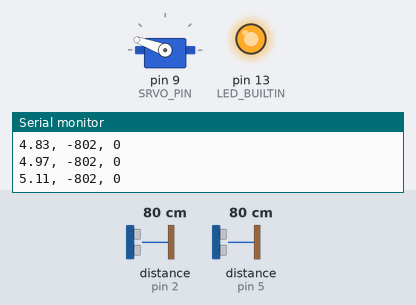
Bench run of a sketch on a simulated Arduino Uno, built with avr-gcc and run on an emulated ATmega328P. Parts: servo, output pins drawn as LEDs (lit = HIGH), the last lines printed to the serial monitor. Wiring (inferred from the names in the program): 2 × ultrasonic range finder: trigger pin 3, echo pin 2 / trigger pin 6, echo pin 5. Inputs (shaded band) come from the test bench; at power-on: distance to the obstacle (sensors on pin 5, pin 2) 80 cm. The echo pulse lasts 58.3 µs per cm; pins used as bus, display or sensor lines are not drawn.

Above: at 5.2 s.
5.3 s: distance to the obstacle (sensor on pin 5) set to 2 cm
At 5.49 s:
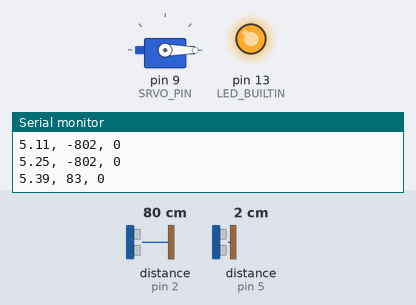
At 5.9 s:
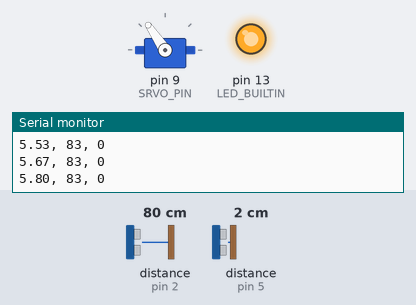
8.3 s: distance to the obstacle (sensor on pin 2) set to 4 cm
At 9.94 s:
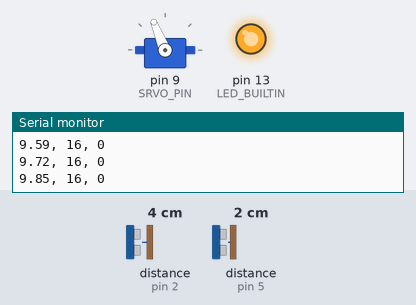
11.3 s: distance to the obstacle (sensor on pin 2) set to 35 cm
14.3 s: distance to the obstacle (sensor on pin 5) set to 35 cm
17.3 s: distance to the obstacle (sensor on pin 2) set to 18 cm
At 17.62 s:
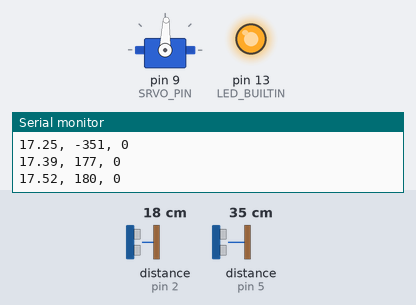
20.3 s: distance to the obstacle (sensor on pin 2) set to 60 cm
Timing chart, 0 to 22.8 s (numbered marks = the images above; inputs shaded):
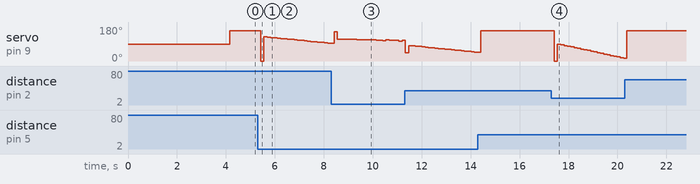

Measured:
- after the input at 5.3 s, servo on pin 9 (SRVO_PIN): 160° → 0° after 0.12 s, → 128° 0.14 s later, → 126° 0.14 s later, → 124° 0.14 s later, … (22 changes in this stretch)
- after the input at 17.3 s, servo on pin 9 (SRVO_PIN): 160° → 0° after 0.11 s, → 88° 0.14 s later, → 86° 0.14 s later, → 82° 0.14 s later, … (22 changes in this stretch)

The sketch:

PID_balance_simple.ino
```cpp
#define SRVO_PIN 9

#define ECHO1_PIN 2
#define TRIG1_PIN 3

#define ECHO2_PIN 5
#define TRIG2_PIN 6

#define ACCURACY_FACTOR 3

#define K_P 0.9           // 0.9
#define K_I 0.4          // 0.4
#define K_D 0.2         // 0.2

#define MIN_ECHO 0
#define MAX_ECHO 1200

#define DELAY_PROXY 10
#define DELAY_SERVO 10

#define ECHO_2_MM 0.172

const long echoLength = MAX_ECHO - MIN_ECHO ;


float proportional=0, integral=0, derivative=0;
float dt, last_time=0, now;
float previous=0, output = 0;

#include <Servo.h>
Servo myservo;
int angle=90;

long duration1=0, duration2=0, duration=0;
long distance1=0, distance2=0, distance=0;
float delta=0;

long error=0 ;


void setup() {

  Serial.begin(9600);

  pinMode(LED_BUILTIN, OUTPUT);

  digitalWrite(LED_BUILTIN, LOW);

  delay(DELAY_SERVO);
  myservo.attach(SRVO_PIN);
  myservo.write(90);
  delay(DELAY_SERVO);


  delay(1000);

  pinMode(ECHO1_PIN, INPUT);
  pinMode(TRIG1_PIN, OUTPUT);

  pinMode(ECHO2_PIN, INPUT);
  pinMode(TRIG2_PIN, OUTPUT);


  delay(3000);
  digitalWrite(LED_BUILTIN, HIGH);

}

void loop() {
  delay(100);
  float time = micros()/ 1e6 ;

  proxyUltraSonic();

  error = (duration1 - duration2);
  delta = PID( error );

  angle = map(delta, (-echoLength), (echoLength), 10, 170);

  myservo.write( int(170-angle) );
  delay(DELAY_SERVO);

  // // Serial.print("Time:");
  Serial.print( time );
  Serial.print(", ");

  // // Serial.print("Delta_mm:");
  Serial.print( distance1 - distance2 );
  Serial.print(", ");

  // // // Serial.print("PID_Output_deg:");
  // // Serial.print(angle);
  // // Serial.print(", ");

  // // // Serial.print("Diffrence:");
  // // Serial.print(abs( (distance1 - distance2)- delta*ECHO_2_MM ));
  // // Serial.print(", ");

  // // // Serial.print("Distance_1_mm:");
  // // Serial.print(distance1);
  // // Serial.print(", ");

  // // // Serial.print("Distance_2_mm:");
  // // Serial.print(distance2);
  // // Serial.print(", ");

  // // Serial.print("Center_mm:");
  Serial.println(0);


}

void proxyUltraSonic() {


  digitalWrite(TRIG1_PIN, LOW);
  delayMicroseconds(2);

  digitalWrite(TRIG1_PIN, HIGH);
  delayMicroseconds(10);

  digitalWrite(TRIG1_PIN, LOW);

  duration1 = pulseIn(ECHO1_PIN, HIGH);
  // duration1 = duration1 * 0.0344 / 2;
  delay(DELAY_PROXY);


  digitalWrite(TRIG2_PIN, LOW);
  delayMicroseconds(2);

  digitalWrite(TRIG2_PIN, HIGH);
  delayMicroseconds(10);

  digitalWrite(TRIG2_PIN, LOW);

  duration2 = pulseIn(ECHO2_PIN, HIGH);
  // duration2 = duration2 * 0.0344 / 2;
  delay(DELAY_PROXY);


  if ( duration1 > 1500 ) {
    if ( duration2 > echoLength/2 ) {
      duration1 = 0;
    } else {
      duration1 = echoLength/2;
    }

  } else if ( duration2 > 1500 ) {
    if ( duration1 > echoLength/2 ) {
      duration2 = 0;
    } else {
      duration2 = echoLength/2;
    }
  }

  distance1 = duration1 * ECHO_2_MM ;
  distance2 = duration2 * ECHO_2_MM ;


}

float PID(float error) {
  now = millis();
  dt = (now - last_time)/1000.00;
  last_time = now;

  proportional = error;
  integral += error * dt;
  derivative = (error - previous) / dt;
  previous = error;

  float output = (K_P * proportional) + (K_I * integral) + (K_D * derivative);

  if ( (K_I * integral) > echoLength ) {
    integral = echoLength/K_I;
  } else if ( (K_I * integral) < -echoLength ) {
    integral = -echoLength/K_I;
  }

  if (output > echoLength) {
    output = echoLength;
  } else if (output < -echoLength) {
    output = -echoLength;
  }

  return output;
}
```
